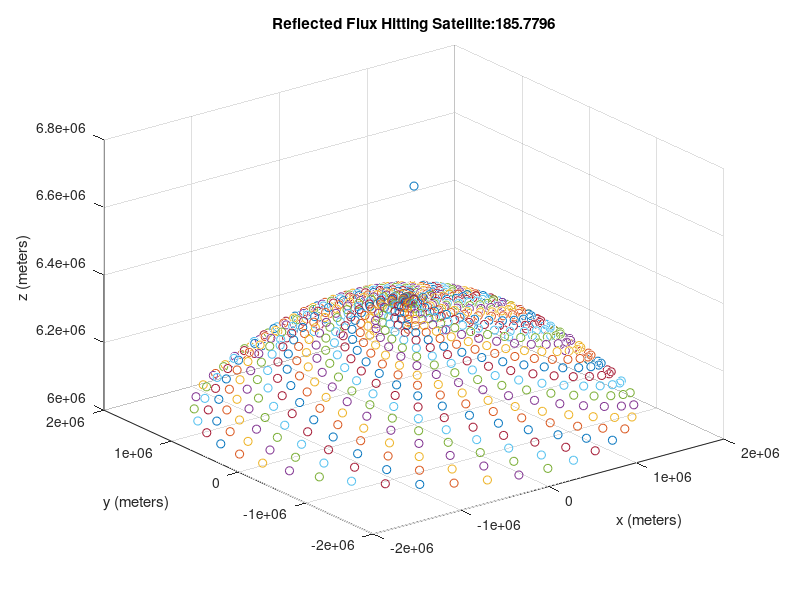
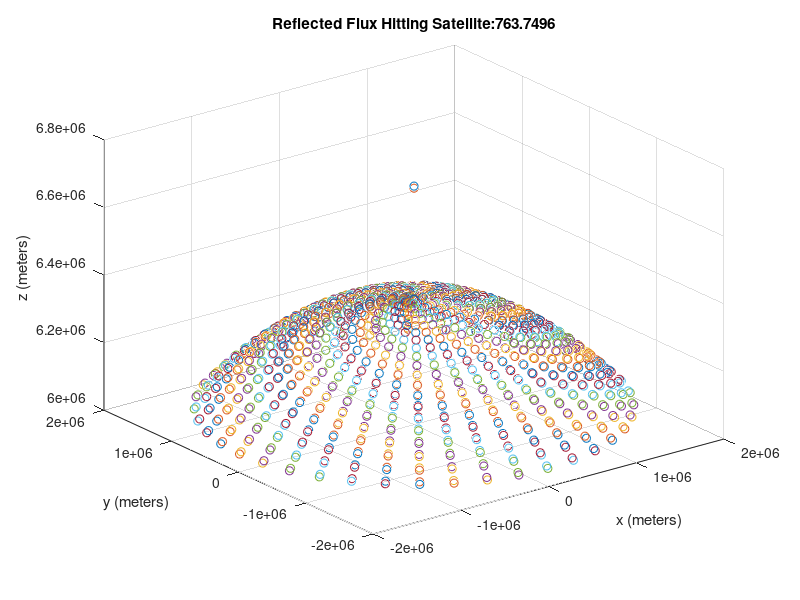

The MATLAB source for these figures, in order: (Note: a time limit stopped this script after it produced the figures.)
    %This program is meant to provide a graphical representation of what's
    %going on in the C++ flux calculator5. I'm using
    %this as a graphical representation of what's going on in the other
    %program.
function main
    clc;
    clear all;
    close all;
    EARTH_RADIUS=6371000;
    albedo=.3;
    E_s=1360;
    e=1-albedo;
    M_b=E_s/4;
    Ac=.5;
    
    SUN_ORIGINAL_X=3.581118709561659*10^10;
    SUN_ORIGINAL_Y=-1.308927327368016*10^11;
    SUN_ORIGINAL_Z=-5.677199113568006*10^10;
   
    SAT_X=0;
    SAT_Y=0;
    SAT_Z=0;
    
    fileID = fopen('satPositionsTest.txt','r');
    imageNameCounter=1;
    tline = fgets(fileID);
    
    while ischar(tline)
        
        tline=strtrim(tline);
        %break up the line by spaces into an array...
        stringsArray = strsplit(tline,' ');

        cell1=stringsArray(1);
        SAT_X=str2num(cell1{1,1});

        cell2=stringsArray(2);
        SAT_Y=str2num(cell2{1,1});

        cell3=stringsArray(3);
        SAT_Z=str2num(cell3{1,1});
        
        [SAT_X,SAT_Y,SAT_Z,SUN_X,SUN_Y,SUN_Z]=adjustSatAndSunPositions(SAT_X,SAT_Y,SAT_Z,SUN_ORIGINAL_X,SUN_ORIGINAL_Y,SUN_ORIGINAL_Z);
        
        scatter3(SAT_X,SAT_Y,SAT_Z,'cyan');
        hold on;
        
        DISTANCE_FROM_EARTH_CENTER_TO_SAT=(SAT_X^2+SAT_Y^2+SAT_Z^2)^.5;
        DISTANCE_FROM_EARTH_CENTER_TO_SUN=(SUN_X^2+SUN_Y^2+SUN_Z^2)^.5;

        MAX_SAT_ANGLE=acos(EARTH_RADIUS/DISTANCE_FROM_EARTH_CENTER_TO_SAT);
        MAX_SUN_ANGLE=acos(EARTH_RADIUS/DISTANCE_FROM_EARTH_CENTER_TO_SUN);

        MAX_DISTANCE_TO_SATELLITE=DISTANCE_FROM_EARTH_CENTER_TO_SAT*sin(MAX_SAT_ANGLE);
        MAX_DISTANCE_TO_SUN=DISTANCE_FROM_EARTH_CENTER_TO_SUN*sin(MAX_SUN_ANGLE);
        
        NUM_STEPS_BETA=20;
        NUM_STEPS_THETA=40;
        
        INTERVAL_BETA=MAX_SAT_ANGLE/NUM_STEPS_BETA;
        THETA_MAX=2*pi;
        INTERVAL_THETA=THETA_MAX/NUM_STEPS_THETA;
        
        NET_FLUX=0;
        
        for alpha=0:INTERVAL_BETA:MAX_SAT_ANGLE
            for theta=0:INTERVAL_THETA:THETA_MAX
                x=EARTH_RADIUS*sin(alpha)*cos(theta);
                y=EARTH_RADIUS*sin(alpha)*sin(theta);
                z=EARTH_RADIUS*cos(alpha);

                ACTUAL_DISTANCE_TO_SATELLITE=((x-SAT_X)^2+(y-SAT_Y)^2+(z-SAT_Z)^2)^.5;
                ACTUAL_DISTANCE_TO_SUN=((x-SUN_X)^2+(y-SUN_Y)^2+(z-SUN_Z)^2)^.5;

                if ACTUAL_DISTANCE_TO_SATELLITE<MAX_DISTANCE_TO_SATELLITE && ACTUAL_DISTANCE_TO_SUN<MAX_DISTANCE_TO_SUN
                    %visible to both satellite and the sun.
                    
                    %In the final version, take out the plotting, and only
                    %calculate...
                    scatter3(x,y,z,'red');
                    
%                   This is the case where we calculate flux...
                    r = ( (x-SAT_X)^2 + (y-SAT_Y)^2 + (z-SAT_Z)^2 )^.5;  %distance between area element and the satellite.
    
                    areaEarthElement=EARTH_RADIUS^2*sin(alpha)*INTERVAL_THETA*INTERVAL_BETA;
                    
                    a=[x,y,z]; %vector normal to earth element.
                    b=[SUN_X-x,SUN_Y-y,SUN_Z-z] % vector from earth element to sun
                    
                    sunAngle=acos(dot(a,b)/(norm(a)*norm(b))); % angle between a and b
                    
                    dflux=(albedo*E_s*cos(sunAngle)+e*M_b)*Ac/(pi*r^2)*cos(alpha)*areaEarthElement; % flux calculation, returning a dlux value in watts or (Joules/s)
                    
                    NET_FLUX=NET_FLUX+dflux;
                    
                elseif ACTUAL_DISTANCE_TO_SATELLITE<MAX_DISTANCE_TO_SATELLITE %only visible to the satellite.
                    scatter3(x,y,z,'black');
                elseif ACTUAL_DISTANCE_TO_SUN<MAX_DISTANCE_TO_SUN % only visible to the sun.
                    scatter3(x,y,z,'yellow');
                else % not visible to the sun or the satellite
                    scatter3(x,y,z,'green');
                end
                hold on;
            end
        end

        title(strcat('Reflected Flux Hitting Satellite: ',num2str(NET_FLUX)));
        tline = fgets(fileID);
        xlabel('x (meters)');
        ylabel('y (meters)');
        zlabel('z (meters)');

        saveas( gcf, int2str(strcat(imageNameCounter,'nonrotated')), 'jpg' );

        %no need to save images in the final version, TODO DELETE
%         saveas( gcf, int2str(imageNameCounter), 'jpg' ); % saves the plot as image; optional...
        imageNameCounter=imageNameCounter+1;
        close all;
    end
end

function [SAT_X0,SAT_Y0,SAT_Z0,SUN_X0,SUN_Y0,SUN_Z0]=adjustSatAndSunPositions(SAT_X,SAT_Y,SAT_Z,SUN_X,SUN_Y,SUN_Z)
    
    new_z=[SAT_X,SAT_Y,SAT_Z];
    new_z=new_z/norm(new_z);
    
    new_x=cross([0,0,1],new_z);
    new_x=new_x/norm(new_x);
    new_y=cross(new_z,new_x);
    new_y=new_y/norm(new_y);
    
    R=[new_x;new_y;new_z];
        
    SUN_NEW_VECTOR=R*[SUN_X;SUN_Y;SUN_Z];
    SUN_X0=SUN_NEW_VECTOR(1,1);
    SUN_Y0=SUN_NEW_VECTOR(2,1);
    SUN_Z0=SUN_NEW_VECTOR(3,1);
    
    SAT_OLD=[SAT_X;SAT_Y;SAT_Z];
    SAT_NEW_VECTOR=R*SAT_OLD;
    SAT_X0=SAT_NEW_VECTOR(1,1);
    SAT_Y0=SAT_NEW_VECTOR(2,1);
    SAT_Z0=SAT_NEW_VECTOR(3,1);

end
